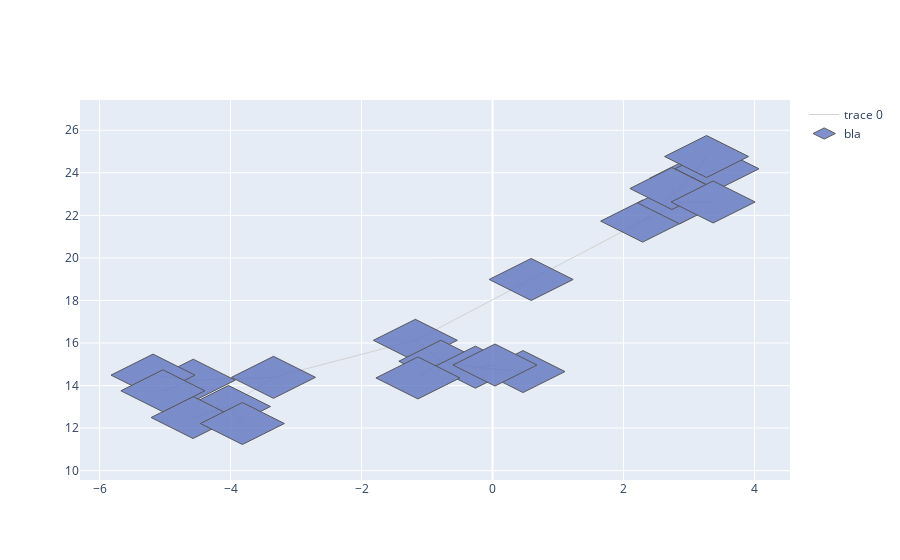

Notebook code cell kept with this figure:
### Code cell
fig = go.Figure()
fig.add_trace(go.Scatter(x=Xe,
                   y=Ye,
                   mode='lines',
                   line=dict(color='rgb(210,210,210)', width=1),
                   hoverinfo='none',
                   #line_symbol='square'
                   ))
fig.add_trace(go.Scatter(x=Xn,
                  y=Yn,
                  mode='markers',
                  name='bla',
                  marker=dict(symbol='diamond-wide',
                                size=60,
                                color='#6175c1',    #'#DB4551',
                                line=dict(color='rgb(50,50,50)', width=1)
                                ),
                  text=labels,
                  hoverinfo='text',
                  opacity=0.8
                  ))

### Figure 1 — Plotly figure (JSON) as saved in the notebook; plotly's stock layout.template omitted (floating-point values rounded to 4 significant figures)
{"data": [{"hoverinfo": "none", "line": {"color": "rgb(210,210,210)", "width": 1}, "mode": "lines", "type": "scatter", "x": [0.5896, -1.178, null, 0.5896, 2.292, null, -1.178, -3.344, null, -1.178, -0.7899, null, 2.292, 3.042, null, 2.292, 2.856, null, -3.344, -4.032, null, -3.344, -4.569, null, -0.7899, -0.2617, null, -0.7899, -1.139, null, 3.042, 3.427, null, 3.042, 3.268, null, 2.856, 2.739, null, 2.856, 3.368, null, -4.032, -4.573, null, -4.032, -3.819, null, -4.569, -5.184, null, -4.569, -5.034, null, -0.2617, 0.4653, null, -0.2617, 0.03727, null], "y": [18.98, 16.13, null, 18.98, 21.73, null, 16.13, 14.39, null, 16.13, 15.14, null, 21.73, 23.75, null, 21.73, 22.58, null, 14.39, 13.02, null, 14.39, 14.25, null, 15.14, 14.86, null, 15.14, 14.36, null, 23.75, 24.19, null, 23.75, 24.76, null, 22.58, 23.26, null, 22.58, 22.63, null, 13.02, 12.5, null, 13.02, 12.22, null, 14.25, 14.49, null, 14.25, 13.75, null, 14.86, 14.66, null, 14.86, 14.96, null]}, {"hoverinfo": "text", "marker": {"color": "#6175c1", "line": {"color": "rgb(50,50,50)", "width": 1}, "size": 60, "symbol": "diamond-wide"}, "mode": "markers", "name": "bla", "opacity": 0.8, "text": ["RSI_14", "EMA_9_DISTANCE", "0", "0", "ATRr_5", "RSI_14", "1", "1", "OBV_ROC_14", "SLOPE_3", "STOCHd_14_3_3", "1", "1", "1", "RSI_14", "ROC_10", "1", "1", "ROC_2", "0", "1"], "type": "scatter", "x": [0.5896, -1.178, 2.292, -3.344, -0.7899, 3.042, 2.856, -4.032, -4.569, -0.2617, -1.139, 3.427, 3.268, 2.739, 3.368, -4.573, -3.819, -5.184, -5.034, 0.4653, 0.03727], "y": [18.98, 16.13, 21.73, 14.39, 15.14, 23.75, 22.58, 13.02, 14.25, 14.86, 14.36, 24.19, 24.76, 23.26, 22.63, 12.5, 12.22, 14.49, 13.75, 14.66, 14.96]}], "layout": {}}
